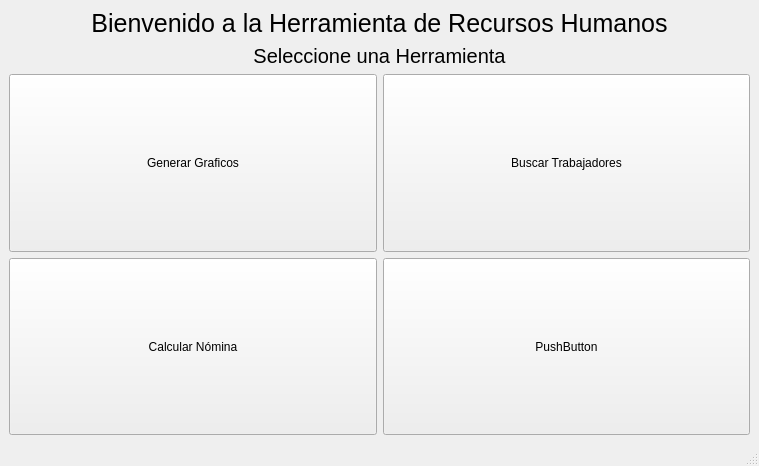
<?xml version="1.0" encoding="UTF-8"?>
<ui version="4.0">
 <class>MainWindow</class>
 <widget class="QMainWindow" name="MainWindow">
  <property name="geometry">
   <rect>
    <x>0</x>
    <y>0</y>
    <width>759</width>
    <height>466</height>
   </rect>
  </property>
  <property name="windowTitle">
   <string>MainWindow</string>
  </property>
  <widget class="QWidget" name="centralwidget">
   <layout class="QGridLayout" name="gridLayout">
    <item row="0" column="0">
     <widget class="QLabel" name="label">
      <property name="sizePolicy">
       <sizepolicy hsizetype="MinimumExpanding" vsizetype="Maximum">
        <horstretch>0</horstretch>
        <verstretch>0</verstretch>
       </sizepolicy>
      </property>
      <property name="font">
       <font>
        <pointsize>19</pointsize>
       </font>
      </property>
      <property name="text">
       <string>Bienvenido a la Herramienta de Recursos Humanos</string>
      </property>
      <property name="alignment">
       <set>Qt::AlignmentFlag::AlignCenter</set>
      </property>
      <property name="buddy">
       <cstring>label</cstring>
      </property>
     </widget>
    </item>
    <item row="2" column="0">
     <layout class="QGridLayout" name="gridLayout_3">
      <item row="1" column="1">
       <widget class="QPushButton" name="btn_busc">
        <property name="sizePolicy">
         <sizepolicy hsizetype="Minimum" vsizetype="Minimum">
          <horstretch>0</horstretch>
          <verstretch>0</verstretch>
         </sizepolicy>
        </property>
        <property name="text">
         <string>Buscar Trabajadores</string>
        </property>
       </widget>
      </item>
      <item row="2" column="0">
       <widget class="QPushButton" name="btn_calc">
        <property name="sizePolicy">
         <sizepolicy hsizetype="Minimum" vsizetype="Minimum">
          <horstretch>0</horstretch>
          <verstretch>0</verstretch>
         </sizepolicy>
        </property>
        <property name="text">
         <string>Calcular Nómina</string>
        </property>
       </widget>
      </item>
      <item row="1" column="0">
       <widget class="QPushButton" name="btn_graf">
        <property name="sizePolicy">
         <sizepolicy hsizetype="Minimum" vsizetype="Minimum">
          <horstretch>0</horstretch>
          <verstretch>0</verstretch>
         </sizepolicy>
        </property>
        <property name="text">
         <string>Generar Graficos</string>
        </property>
       </widget>
      </item>
      <item row="2" column="1">
       <widget class="QPushButton" name="btn_4">
        <property name="sizePolicy">
         <sizepolicy hsizetype="Minimum" vsizetype="Minimum">
          <horstretch>0</horstretch>
          <verstretch>0</verstretch>
         </sizepolicy>
        </property>
        <property name="text">
         <string>PushButton</string>
        </property>
       </widget>
      </item>
     </layout>
    </item>
    <item row="1" column="0">
     <widget class="QLabel" name="label_2">
      <property name="sizePolicy">
       <sizepolicy hsizetype="Minimum" vsizetype="Maximum">
        <horstretch>1</horstretch>
        <verstretch>0</verstretch>
       </sizepolicy>
      </property>
      <property name="font">
       <font>
        <pointsize>15</pointsize>
       </font>
      </property>
      <property name="layoutDirection">
       <enum>Qt::LayoutDirection::LeftToRight</enum>
      </property>
      <property name="text">
       <string>Seleccione una Herramienta</string>
      </property>
      <property name="alignment">
       <set>Qt::AlignmentFlag::AlignCenter</set>
      </property>
     </widget>
    </item>
   </layout>
  </widget>
  <widget class="QStatusBar" name="statusbar"/>
 </widget>
 <resources/>
 <connections/>
</ui>
